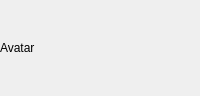
<?xml version="1.0" encoding="UTF-8"?>
<ui version="4.0">
 <class>PersonDetailsPresentation</class>
 <widget class="QWidget" name="PersonDetailsPresentation">
  <property name="maximumSize">
   <size>
    <width>16777215</width>
    <height>96</height>
   </size>
  </property>
  <layout class="QGridLayout" name="gridLayout">
   <property name="margin">
    <number>0</number>
   </property>
   <item row="1" column="2">
    <widget class="QLabel" name="detailsLabel">
     <property name="text">
      <string/>
     </property>
    </widget>
   </item>
   <item row="0" column="0" rowspan="4">
    <widget class="QLabel" name="avatarPixmapLabel">
     <property name="sizePolicy">
      <sizepolicy hsizetype="Preferred" vsizetype="Preferred">
       <horstretch>0</horstretch>
       <verstretch>0</verstretch>
      </sizepolicy>
     </property>
     <property name="minimumSize">
      <size>
       <width>0</width>
       <height>0</height>
      </size>
     </property>
     <property name="maximumSize">
      <size>
       <width>96</width>
       <height>96</height>
      </size>
     </property>
     <property name="text">
      <string>Avatar</string>
     </property>
    </widget>
   </item>
   <item row="0" column="3">
    <spacer name="horizontalSpacer">
     <property name="orientation">
      <enum>Qt::Horizontal</enum>
     </property>
     <property name="sizeHint" stdset="0">
      <size>
       <width>40</width>
       <height>20</height>
      </size>
     </property>
    </spacer>
   </item>
   <item row="0" column="1">
    <widget class="QLabel" name="presencePixmapLabel">
     <property name="maximumSize">
      <size>
       <width>64</width>
       <height>64</height>
      </size>
     </property>
     <property name="text">
      <string/>
     </property>
    </widget>
   </item>
   <item row="0" column="2">
    <widget class="QLabel" name="nameLabel">
     <property name="text">
      <string/>
     </property>
    </widget>
   </item>
   <item row="2" column="2">
    <spacer name="verticalSpacer">
     <property name="orientation">
      <enum>Qt::Vertical</enum>
     </property>
     <property name="sizeHint" stdset="0">
      <size>
       <width>20</width>
       <height>40</height>
      </size>
     </property>
    </spacer>
   </item>
  </layout>
 </widget>
 <resources/>
 <connections/>
</ui>
